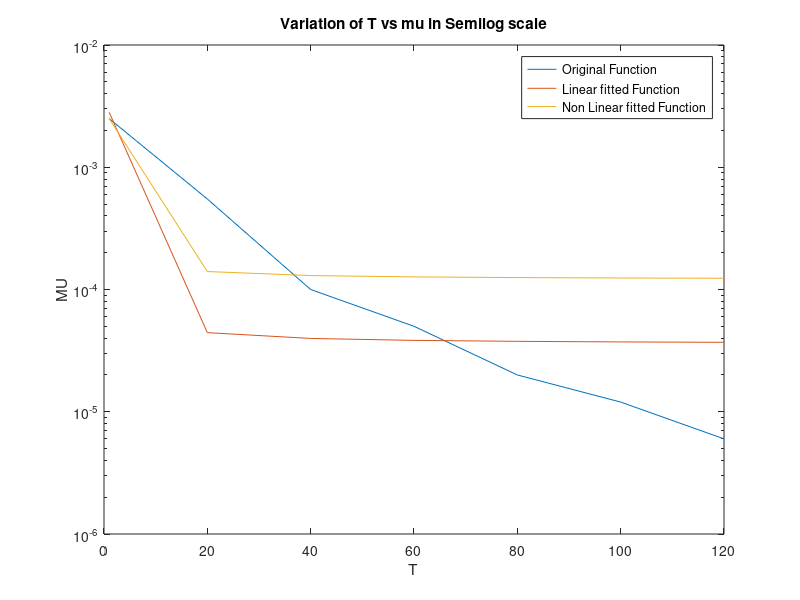

Write the MATLAB code that produced this figure.
%Question 14
clc
clear all;
T= [1 20 40 60 80 100 120];
mu= [ 2.5*10.^-3 5.5*10.^-4 1*10.^-4 5*10.^-5 2*10.^-5 1.2*10.^-5 6*10.^-6  ];
% plot(T,mu);
x = 1./T;
%log mu = log a - b/T 
% let log mu = y and 1/T = x and log a = A  
% y = A - bx
% unknowns 
y = log(mu);
y = y(:);
x = x(:);
oneMat = [1;1;1;1;1;1;1];
Q = horzcat(oneMat,-x)
P = y;
% Qv = P  : v = Q\P
v = Q\P;
a = exp(v(1))
b = v(2)
% using Linear Regression (Part a)
% VALUE of a obtained is 3.5667e-05
% VALUE of b obtained is -4.3687

   
% non linear fitting 
F = @(t) a.* exp(-b*(1./T));

% mu = a*exp(b/T) 
lmu = a .* exp(-b*(1./T));


t = T;
y = mu;
F = @(x,t) x(1)*exp(-x(2)./t);
x0 = [1 8];
[x,resnorm,~,exitflag,output] = lsqcurvefit(F,x0,t,y);

semilogy(T,mu)
hold on
semilogy(T,lmu)
hold on
semilogy(t,F(x,t))
title("Variation of T vs mu in Semilog scale")
xlabel("T")
ylabel("MU")
legend("Original Function","Linear fitted Function","Non Linear fitted Function")

%% Part C
% The linear function fits the original function better than the non linear function in this
% case. 
